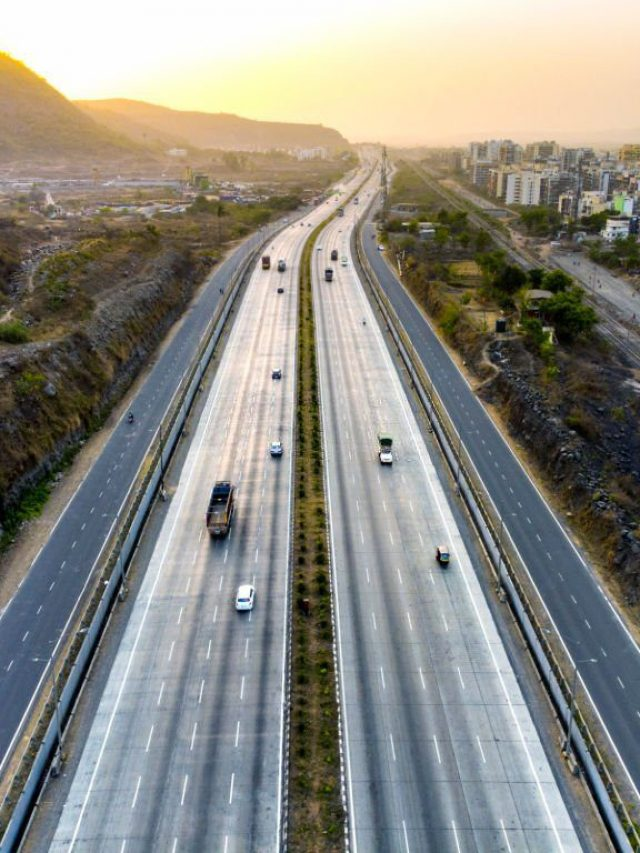
#> input picture src/internal_assets/dataset/Highway_vertical.png, 640 x 853 px
$ jupyter execute --allow-errors resize_state.ipynb
#> lines starting #> are read from the running program, lines starting #| are printed output that depends on the picture
[cell 1]
import cv2
import matplotlib.pyplot as plt

import yaml

[cell 2]
# ---------- params ----------
# WEIGHT = "internal_assets/weights/best.pt"
WEIGHT = "finetuned_head_epoch3.pt"
INPUT_SIZE = (640, 640)
CONF_THR = 0.25
IOU_THR = 0.45
IMG_PATH = ["internal_assets/dataset/VietNam_street.png",
            "internal_assets/dataset/Highway_vertical.png",
            "internal_assets/dataset/VN_Highway.png"]
DATA_YAML = "utils/args.yaml"   # Path to dataset yaml

[cell 3]
with open(DATA_YAML, "r") as f:
    data_dict = yaml.safe_load(f)

names = data_dict["names"]   # dict {0:"person",1:"bicycle",...}

[cell 4]
# [20 lines of commented-out code are left out]

[cell 5]
def letterbox_visualize(
    img_path: str,
    new_shape: tuple = (640, 640),
    color=(114, 114, 114),
    out_dir: str = "internal_assets/letterbox_outputs",
    basename: str = None
):
    """
    Visualize and save original, resized (unpad), and letterboxed images as PNGs.
    - out_dir: directory to save images to
    - basename: optional prefix/base name for the saved files
    """
#> called with new_shape = (640, 640), color = (114, 114, 114), out_dir = 'internal_assets/letterbox_outputs'
    # Create output directory if not exist

    img_bgr = cv2.imread(img_path)
#> img_bgr is the input picture: shape (853, 640, 3); mean B, G, R 131.2, 139.2, 140.6
    if img_bgr is None:
        raise FileNotFoundError(f"Image not found: {img_path}")
    orig_h, orig_w = img_bgr.shape[:2]
#> orig_h = 853; orig_w = 640
    img_orig_rgb = cv2.cvtColor(img_bgr, cv2.COLOR_BGR2RGB)

    # Compute resize (unpad) step
    new_h, new_w = new_shape
    r = min(new_h / orig_h, new_w / orig_w)
#> r = 0.75
    new_unpad_w = int(round(orig_w * r))
#> new_unpad_w = 480
    new_unpad_h = int(round(orig_h * r))
#> new_unpad_h = 640
    img_resized = cv2.resize(img_bgr, (new_unpad_w, new_unpad_h),
                             interpolation=cv2.INTER_LINEAR)
    img_resized_rgb = cv2.cvtColor(img_resized, cv2.COLOR_BGR2RGB)

    # Compute padding to get letterbox
    dw = new_w - new_unpad_w
#> dw = 160
    dh = new_h - new_unpad_h
#> dh = 0
    top = int(round(dh / 2 - 0.1))
#> top = 0
    bottom = int(round(dh / 2 + 0.1))
#> bottom = 0
    left = int(round(dw / 2 - 0.1))
#> left = 80
    right = int(round(dw / 2 + 0.1))
#> right = 80
    img_padded = cv2.copyMakeBorder(img_resized, top, bottom, left, right,
                                    cv2.BORDER_CONSTANT, value=color)
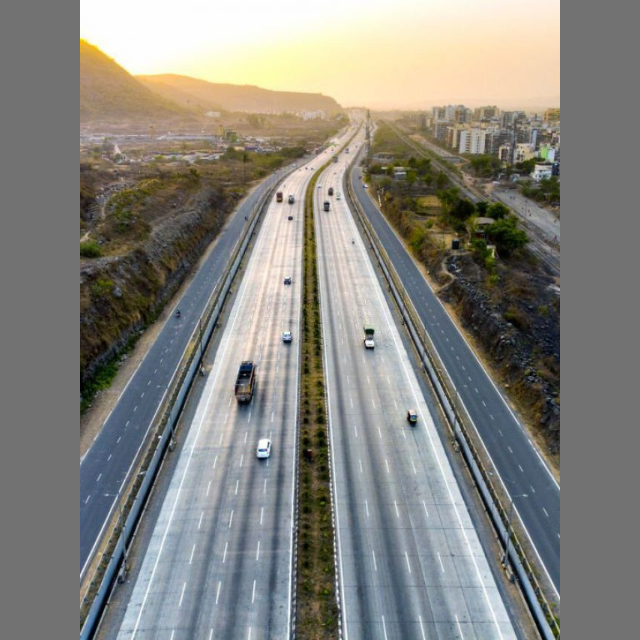
#> img_padded: shape (640, 640, 3); mean B, G, R 126.8, 132.8, 133.8

    img_padded_rgb = cv2.cvtColor(img_padded, cv2.COLOR_BGR2RGB)

    # Decide base name for saving
    basename = img_path[0]

    # Save images individually
    orig_save = f"{out_dir}/original.png"
    resized_save = f"{out_dir}/resized.png"
    padded_save = f"{out_dir}/letterbox.png"

    plt.imsave(orig_save, img_orig_rgb)
    plt.imsave(resized_save, img_resized_rgb)
    plt.imsave(padded_save, img_padded_rgb)

    print(f"Saved original -> {orig_save}")
    print(f"Saved resized (unpad) -> {resized_save}")
    print(f"Saved letterbox padded -> {padded_save}")

    # (Optional) also show side-by-side in a single figure if desired
    fig, axes = plt.subplots(1, 3, figsize=(18, 6))
    titles = [
        f"Original ({orig_h}×{orig_w})",
        f"Resized → {new_unpad_h}×{new_unpad_w}, r={r:.3f}",
        f"Letterbox padded → {new_shape}"
    ]
    images = [img_orig_rgb, img_resized_rgb, img_padded_rgb]

    for ax, im, title in zip(axes, images, titles):
        ax.imshow(im)
        ax.set_title(title)
        ax.axis("off")
#> this loop made 3 passes
#> title on passes 1 to 3: 'Original (853×640)', 'Resized → 640×480, r=0.750', 'Letterbox padded → (640, 640)'

    plt.tight_layout()
    plt.show()
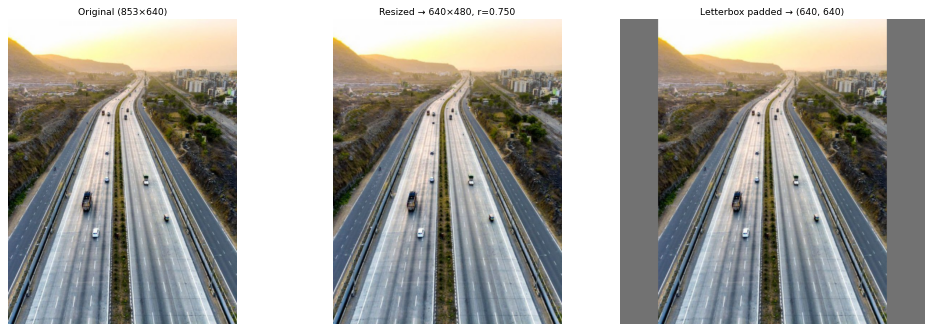
#> figure drawn by matplotlib, 3 panels

[cell 6]
letterbox_visualize(IMG_PATH[1])

#> (a cell that did not finish here is left out)
